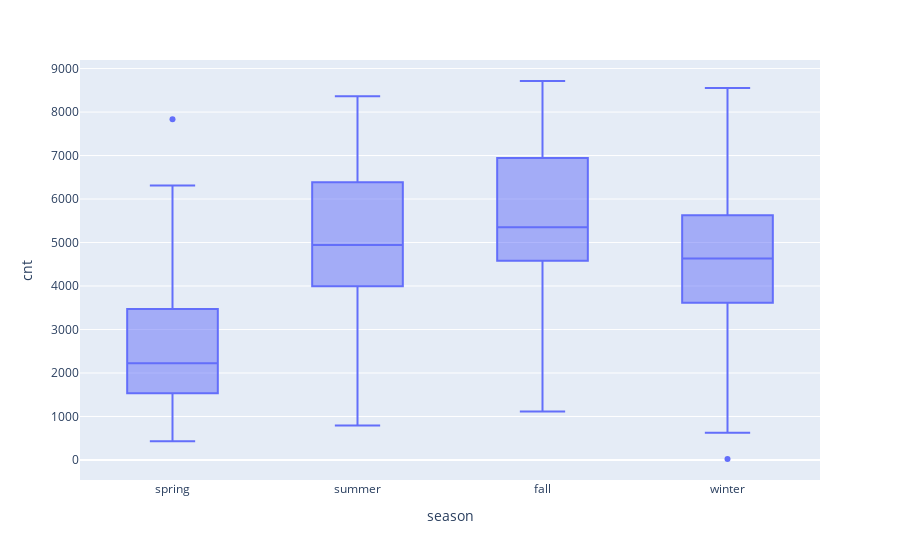

Source (notebook cell):
### Code cell
fig = px.box(bike, x="season", y="cnt")
fig.show()

### Figure 1 — Plotly figure (JSON) as saved in the notebook; plotly's stock layout.template omitted (floating-point values rounded to 4 significant figures; data arrays with more than 128 entries replaced by an {"elided": "..."} marker saying what was removed)
{"data": [{"alignmentgroup": "True", "hovertemplate": "season=%{x}<br>cnt=%{y}<extra></extra>", "legendgroup": "", "marker": {"color": "#636efa"}, "name": "", "notched": false, "offsetgroup": "", "orientation": "v", "showlegend": false, "type": "box", "x": {"elided": "730 str values"}, "x0": " ", "xaxis": "x", "y": {"elided": "730 int values"}, "y0": " ", "yaxis": "y"}], "layout": {"boxmode": "group", "legend": {"tracegroupgap": 0}, "margin": {"t": 60}, "xaxis": {"anchor": "y", "domain": [0, 1], "title": {"text": "season"}}, "yaxis": {"anchor": "x", "domain": [0, 1], "title": {"text": "cnt"}}}}
